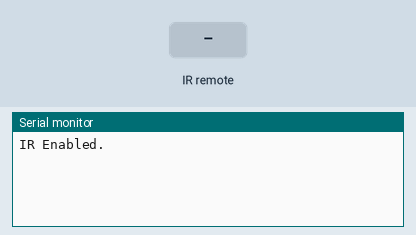
Bench run of a sketch on a simulated Arduino Uno, built with avr-gcc and run on an emulated ATmega328P. On the bench: the last lines printed to the serial monitor. The inputs (shaded band) are chosen by the test bench.

Above: at 1.2 s.
1.3 s: infrared code 0xA0A09867 received
At 2.5 s:
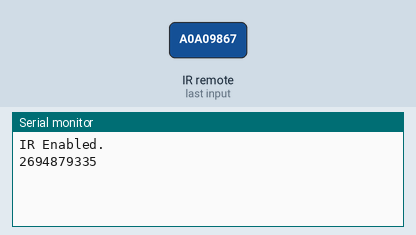
2.8 s: infrared code 0xA0A0A857 received
At 3.7 s:
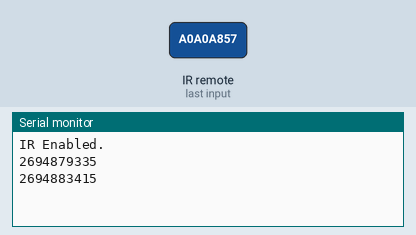

Measured:
- after the input at 1.3 s, the serial monitor: prints a new line at once (image 1)
- after the input at 2.8 s, the serial monitor: prints a new line at once (image 2)

The sketch:

irtest.ino
```cpp
#include <IRremote.h>

int IRpin = 4;
int m1 = 9;

int m2 = 11;


IRrecv ir(IRpin);

decode_results sig;


void setup() {
  // put your setup code here, to run once:
  Serial.begin(9600);

  ir.enableIRIn();
  Serial.println("IR Enabled.");
}

void loop() {
  // put your main code here, to run repeatedly:

    if(ir.decode(&sig)){

      Serial.println(sig.value);

      if (sig.value == 2694879335){

          digitalWrite(m1,HIGH);
          digitalWrite(m2,HIGH);

        }

        if (sig.value == 2694883415) {
          digitalWrite(m1,LOW);
          digitalWrite(m2,LOW);
        }

           if (sig.value == 2694846695) {
          digitalWrite(m1,LOW);
          digitalWrite(m2,HIGH);
        }

           if (sig.value == 2694863015) {
          digitalWrite(m1,HIGH);
          digitalWrite(m2,LOW);
        }


      ir.resume();
      }

}
```
